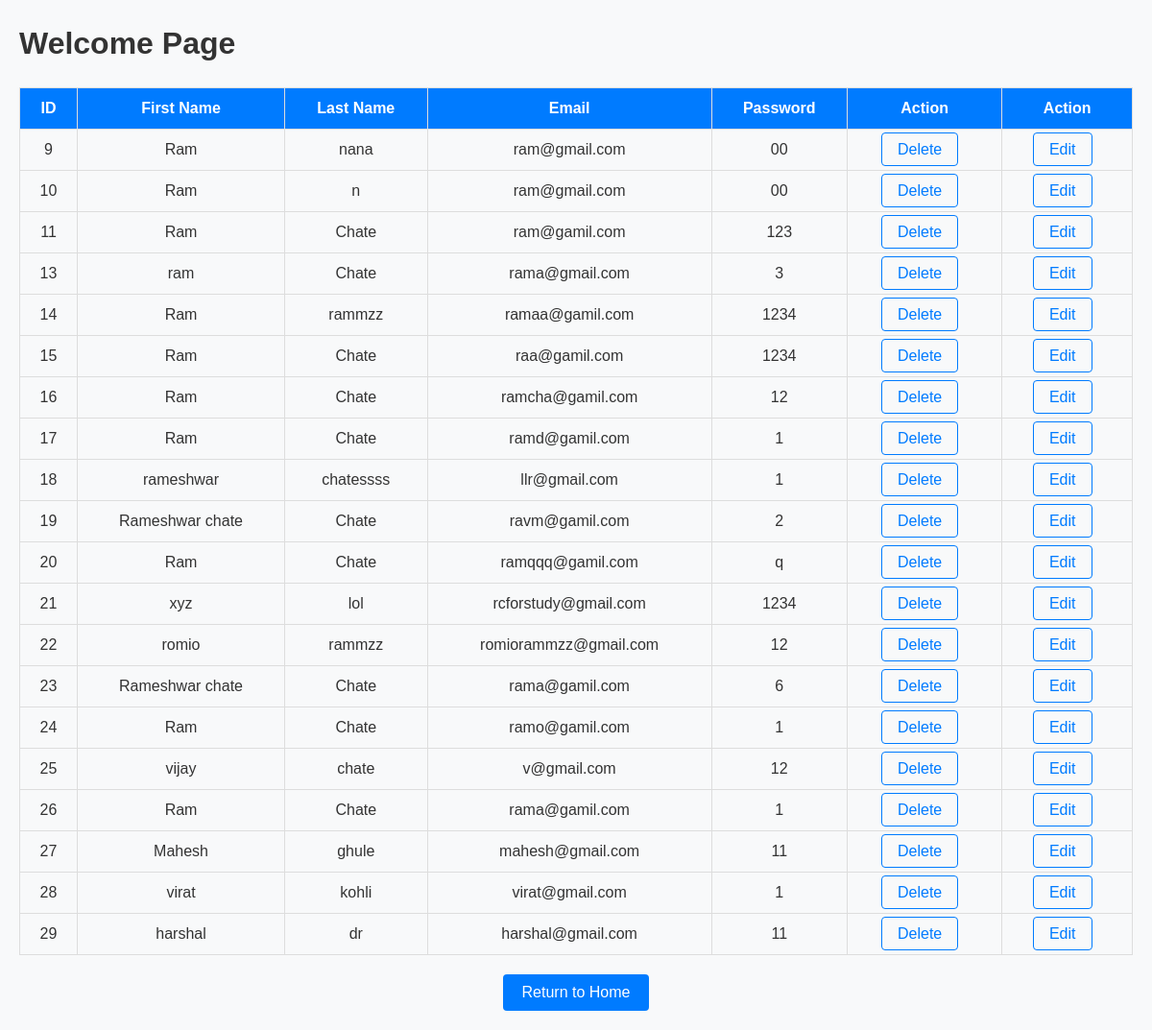
The app's page /welcome/ with its own data.
### myapp/models.py (models this page shows, shortened)
class Student(models.Model):
    fname = models.CharField(max_length=20)
    lname = models.CharField(max_length=20)
    email = models.CharField(max_length=50, default="0")
    password = models.CharField(max_length=20, default="0")

### myapp/views.py (the view)
# urls.py: path('welcome/', views.welcome, name='welcome'),
def welcome(request):
    data = Student.objects.all()
    return render(request, 'auth/welcome.html', {'data': data})

### templates/auth/welcome.html (shortened to what this page needs)
{% extends 'base.html' %}
{% load static %}
{% block extra_css %}
<link rel="stylesheet" type="text/css" href="{% static 'css/welcome.css' %}">
{% endblock %}
{% block content %}
<main>
    <h1>Welcome Page</h1>
    <table>
        <thead>
            <tr>
                <th>ID</th>
                <th>First Name</th>
                <th>Last Name</th>
                <th>Email</th>
                <th>Password</th>
                <th>Action</th>
                <th>Action</th>
            </tr>
        </thead>
        <tbody>
            {% for student in data %}
            <tr>
                <td>{{ student.id }}</td>
                <td>{{ student.fname }}</td>
                <td>{{ student.lname }}</td>
                <td>{{ student.email }}</td>
                <td>{{ student.password }}</td>
                <td>
                    <a href="{% url 'delete_stud' student.id %}">Delete</a>
                </td>
                <td>
                    <a href="{% url 'edit_stud' student.id %}">Edit</a>
                </td>
            </tr>
            {% empty %}
            <tr>
                <td colspan="6">No students found.</td>
            </tr>
            {% endfor %}
        </tbody>
    </table>
    <div class="return-home-btn">
        <a href="{% url 'base' %}">
            <button type="button">Return to Home</button>
        </a>
    </div>
</main>
{% endblock %}

### templates/base.html (shortened to what this page needs)
{% load static %}
<html lang="en">
<head>
    <link href="{% static 'css/style.css' %}" rel="stylesheet" type="text/css">
    {% block extra_css %}{% endblock %}
</head>
<body>
{% block content %}{% endblock %}
</body>
</html>

### static/css/style.css (style rules this page uses)
* { box-sizing: border-box; margin: 0; padding: 0; }
body { font-family: Arial, sans-serif; line-height: 1.0; background-color: #f8f9fa; color: #333; }
main { padding: 20px; }

### static/css/welcome.css (style rules this page uses)
* { box-sizing: border-box; margin: 0; padding: 0; }
body { font-family: Arial, sans-serif; line-height: 1.6; background-color: #f8f9fa; color: #333; }
table { width: 100%; border-collapse: collapse; margin-top: 20px; }
table, th, td { border: 1px solid #ddd; }
th, td { padding: 12px; text-align: center; }
th { background-color: #007bff; color: white; }
table a { text-decoration: none; margin-right: 10px; padding: 8px 16px; color: #007bff; border: 1px solid #007bff; border-radius: 4px; transition: background-color 0.3s, color 0.3s; }
.return-home-btn { text-align: center; margin-top: 20px; }
.return-home-btn a { text-decoration: none; }
.return-home-btn button { padding: 10px 20px; background-color: #007bff; color: white; border: none; border-radius: 4px; font-size: 16px; cursor: pointer; transition: background-color 0.3s; }

### records on screen
Student: id "9", fname "Ram", lname "nana", email "ram@gmail.com", password "00"
Student: id "10", fname "Ram", lname "n", email "ram@gmail.com", password "00"
Student: id "11", fname "Ram", lname "Chate", email "ram@gamil.com", password "123"
Student: id "13", fname "ram", lname "Chate", email "rama@gmail.com", password "3"
Student: id "14", fname "Ram", lname "rammzz", email "ramaa@gamil.com", password "1234"
Student: id "15", fname "Ram", lname "Chate", email "raa@gamil.com", password "1234"
Student: id "16", fname "Ram", lname "Chate", email "ramcha@gamil.com", password "12"
Student: id "17", fname "Ram", lname "Chate", email "ramd@gamil.com", password "1"
Student: id "18", fname "rameshwar", lname "chatessss", email "llr@gmail.com", password "1"
Student: id "19", fname "Rameshwar chate", lname "Chate", email "ravm@gamil.com", password "2"
Student: id "20", fname "Ram", lname "Chate", email "ramqqq@gamil.com", password "q"
Student: id "21", fname "xyz", lname "lol", email "rcforstudy@gmail.com", password "1234"
Student: id "22", fname "romio", lname "rammzz", email "romiorammzz@gmail.com", password "12"
Student: id "23", fname "Rameshwar chate", lname "Chate", email "rama@gamil.com", password "6"
Student: id "24", fname "Ram", lname "Chate", email "ramo@gamil.com", password "1"
Student: id "25", fname "vijay", lname "chate", email "v@gmail.com", password "12"
Student: id "26", fname "Ram", lname "Chate", email "rama@gamil.com", password "1"
Student: id "27", fname "Mahesh", lname "ghule", email "mahesh@gmail.com", password "11"
Student: id "28", fname "virat", lname "kohli", email "virat@gmail.com", password "1"
Student: id "29", fname "harshal", lname "dr", email "harshal@gmail.com", password "11"
